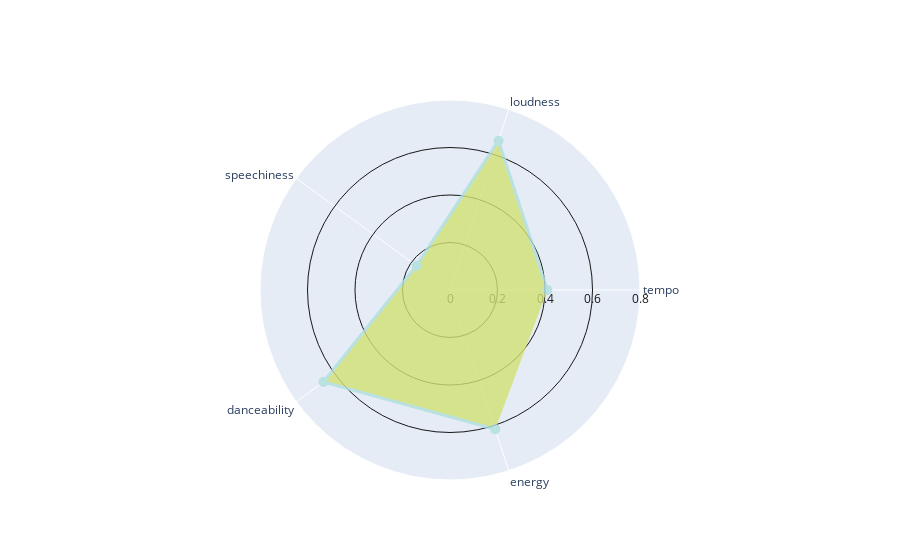

The notebook cell this image was saved under:
### Code cell
import plotly.graph_objects as go

fig = go.Figure()


fig.add_trace(go.Scatterpolar(
  r=mean,
  theta=categories,
    line=dict(color='#afdfdd',dash='solid',width=3),
  fill='toself',
    fillcolor='#d2e174',
    opacity=0.8,
    marker=dict(color='#afdfdd',size=10),
#     blarg=1,
    connectgaps=True,
))

fig.update_layout(
  polar=dict(
    radialaxis=dict(
      visible=True,
        range=[0,0.8],
        color='#181818',
        gridcolor='#181818',
        showline=False,
        gridwidth=1,
        layer='below traces',
        linecolor='#181818',
        dtick=0.2
    ),
  ),
  showlegend=False
)

# fig.add_trace(go.Scatterpolar(
#     r=[0.8,0.8,0.8,0.8,0.8],
#     theta=categories,
#     mode='text',
#     text=['Tempo','Loudness','Speechiness','Danceability','Energy'],
#     textposition='top center',
#     textfont=dict(
#         size=20),
#     showlegend=False
# ))

fig.show()

# import chart_studio.plotly as py
# py.plot(fig, filename = '2021_spider', auto_open=True)

### Figure 1 — Plotly figure (JSON) as saved in the notebook; plotly's stock layout.template omitted (floating-point values rounded to 4 significant figures)
{"data": [{"connectgaps": true, "fill": "toself", "fillcolor": "#d2e174", "line": {"color": "#afdfdd", "dash": "solid", "width": 3}, "marker": {"color": "#afdfdd", "size": 10}, "opacity": 0.8, "r": [0.4101, 0.661, 0.1744, 0.6587, 0.6165], "theta": ["tempo", "loudness", "speechiness", "danceability", "energy"], "type": "scatterpolar"}], "layout": {"polar": {"radialaxis": {"color": "#181818", "dtick": 0.2, "gridcolor": "#181818", "gridwidth": 1, "layer": "below traces", "linecolor": "#181818", "range": [0, 0.8], "showline": false, "visible": true}}, "showlegend": false}}
